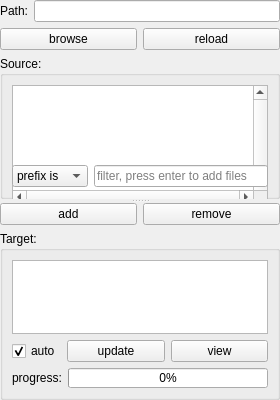
         <widget class="QSplitter" name="splitter">
          <property name="sizePolicy">
           <sizepolicy hsizetype="Expanding" vsizetype="Expanding">
            <horstretch>0</horstretch>
            <verstretch>0</verstretch>
           </sizepolicy>
          </property>
          <property name="frameShadow">
           <enum>QFrame::Plain</enum>
          </property>
          <property name="orientation">
           <enum>Qt::Vertical</enum>
          </property>
          <widget class="QWidget" name="layoutWidget">
           <layout class="QVBoxLayout" name="verticalLayout">
            <item>
             <layout class="QHBoxLayout" name="horizontalLayout_6">
              <item>
               <widget class="QLabel" name="label_2">
                <property name="sizePolicy">
                 <sizepolicy hsizetype="Minimum" vsizetype="Preferred">
                  <horstretch>0</horstretch>
                  <verstretch>0</verstretch>
                 </sizepolicy>
                </property>
                <property name="text">
                 <string>Path:</string>
                </property>
               </widget>
              </item>
              <item>
               <widget class="QLineEdit" name="work_dir">
                <property name="minimumSize">
                 <size>
                  <width>200</width>
                  <height>0</height>
                 </size>
                </property>
                <property name="maximumSize">
                 <size>
                  <width>16777215</width>
                  <height>16777215</height>
                 </size>
                </property>
                <property name="clearButtonEnabled">
                 <bool>true</bool>
                </property>
               </widget>
              </item>
             </layout>
            </item>
            <item>
             <layout class="QHBoxLayout" name="horizontalLayout_2">
              <item>
               <widget class="QPushButton" name="pushButton">
                <property name="sizePolicy">
                 <sizepolicy hsizetype="Expanding" vsizetype="Fixed">
                  <horstretch>0</horstretch>
                  <verstretch>0</verstretch>
                 </sizepolicy>
                </property>
                <property name="text">
                 <string>browse</string>
                </property>
               </widget>
              </item>
              <item>
               <widget class="QPushButton" name="pushButton_11">
                <property name="sizePolicy">
                 <sizepolicy hsizetype="Expanding" vsizetype="Fixed">
                  <horstretch>0</horstretch>
                  <verstretch>0</verstretch>
                 </sizepolicy>
                </property>
                <property name="text">
                 <string>reload</string>
                </property>
               </widget>
              </item>
             </layout>
            </item>
            <item>
             <widget class="QGroupBox" name="box_source">
              <property name="sizePolicy">
               <sizepolicy hsizetype="Expanding" vsizetype="Expanding">
                <horstretch>20</horstretch>
                <verstretch>0</verstretch>
               </sizepolicy>
              </property>
              <property name="minimumSize">
               <size>
                <width>0</width>
                <height>80</height>
               </size>
              </property>
              <property name="maximumSize">
               <size>
                <width>16777215</width>
                <height>16777215</height>
               </size>
              </property>
              <property name="title">
               <string>Source:</string>
              </property>
              <layout class="QGridLayout" name="gridLayout_5">
               <item row="0" column="0">
                <widget class="QListWidget" name="list_view_source">
                 <property name="sizePolicy">
                  <sizepolicy hsizetype="Expanding" vsizetype="Expanding">
                   <horstretch>100</horstretch>
                   <verstretch>100</verstretch>
                  </sizepolicy>
                 </property>
                 <property name="minimumSize">
                  <size>
                   <width>0</width>
                   <height>120</height>
                  </size>
                 </property>
                 <property name="verticalScrollBarPolicy">
                  <enum>Qt::ScrollBarAlwaysOn</enum>
                 </property>
                 <property name="horizontalScrollBarPolicy">
                  <enum>Qt::ScrollBarAlwaysOn</enum>
                 </property>
                 <property name="editTriggers">
                  <set>QAbstractItemView::NoEditTriggers</set>
                 </property>
                 <property name="alternatingRowColors">
                  <bool>true</bool>
                 </property>
                 <property name="selectionMode">
                  <enum>QAbstractItemView::ContiguousSelection</enum>
                 </property>
                </widget>
               </item>
               <item row="1" column="0">
                <layout class="QHBoxLayout" name="horizontalLayout_8">
                 <item>
                  <widget class="QComboBox" name="filter_type">
                   <item>
                    <property name="text">
                     <string>prefix is</string>
                    </property>
            </item>
                   <item>
                    <property name="text">
                     <string>contains</string>
                    </property>
                   </item>
          </widget>
                 </item>
            <item>
             <widget class="QLineEdit" name="filter_str">
                   <property name="sizePolicy">
                    <sizepolicy hsizetype="Expanding" vsizetype="Fixed">
                     <horstretch>0</horstretch>
                     <verstretch>0</verstretch>
                    </sizepolicy>
                   </property>
              <property name="maximumSize">
               <size>
                     <width>16777215</width>
                <height>100</height>
               </size>
              </property>
              <property name="placeholderText">
                    <string>filter, press enter to add files</string>
              </property>
              <property name="clearButtonEnabled">
               <bool>true</bool>
              </property>
             </widget>
            </item>
                </layout>
               </item>
              </layout>
             </widget>
            </item>
           </layout>
          </widget>
          <widget class="QWidget" name="layoutWidget">
           <layout class="QVBoxLayout" name="verticalLayout_2">
            <item>
             <layout class="QHBoxLayout" name="horizontalLayout">
              <item>
               <widget class="QPushButton" name="pushButton_2">
                <property name="sizePolicy">
                 <sizepolicy hsizetype="Expanding" vsizetype="Fixed">
                  <horstretch>0</horstretch>
                  <verstretch>0</verstretch>
                 </sizepolicy>
                </property>
                <property name="maximumSize">
                 <size>
                  <width>16777215</width>
                  <height>16777215</height>
                 </size>
                </property>
                <property name="text">
                 <string>add</string>
                </property>
               </widget>
              </item>
              <item>
               <widget class="QPushButton" name="pushButton_3">
                <property name="sizePolicy">
                 <sizepolicy hsizetype="Expanding" vsizetype="Fixed">
                  <horstretch>0</horstretch>
                  <verstretch>0</verstretch>
                 </sizepolicy>
                </property>
                <property name="maximumSize">
                 <size>
                  <width>16777215</width>
                  <height>16777215</height>
                 </size>
                </property>
                <property name="text">
                 <string>remove</string>
                </property>
               </widget>
              </item>
             </layout>
            </item>
            <item>
             <widget class="QGroupBox" name="box_target">
              <property name="sizePolicy">
               <sizepolicy hsizetype="Expanding" vsizetype="Expanding">
                <horstretch>0</horstretch>
                <verstretch>0</verstretch>
               </sizepolicy>
              </property>
              <property name="minimumSize">
               <size>
                <width>0</width>
                <height>120</height>
               </size>
              </property>
              <property name="maximumSize">
               <size>
                <width>16777215</width>
                <height>16777215</height>
               </size>
              </property>
              <property name="title">
               <string>Target:</string>
              </property>
              <layout class="QGridLayout" name="gridLayout_4">
               <item row="0" column="0">
                <widget class="QListWidget" name="list_view_target">
                 <property name="sizePolicy">
                  <sizepolicy hsizetype="Expanding" vsizetype="Expanding">
                   <horstretch>100</horstretch>
                   <verstretch>100</verstretch>
                  </sizepolicy>
                 </property>
                 <property name="editTriggers">
                  <set>QAbstractItemView::DoubleClicked|QAbstractItemView::EditKeyPressed</set>
                 </property>
                 <property name="dragEnabled">
                  <bool>true</bool>
                 </property>
                 <property name="dragDropMode">
                  <enum>QAbstractItemView::InternalMove</enum>
                 </property>
                 <property name="defaultDropAction">
                  <enum>Qt::MoveAction</enum>
                 </property>
                 <property name="alternatingRowColors">
                  <bool>true</bool>
                 </property>
                 <property name="selectionMode">
                  <enum>QAbstractItemView::ContiguousSelection</enum>
                 </property>
                </widget>
               </item>
               <item row="1" column="0">
                <layout class="QHBoxLayout" name="horizontalLayout_7">
                 <item>
                  <widget class="QCheckBox" name="box_auto_update">
                   <property name="text">
                    <string>auto</string>
                   </property>
                   <property name="checked">
                    <bool>true</bool>
                   </property>
                  </widget>
                 </item>
                 <item>
                  <widget class="QPushButton" name="btn_load_data">
                   <property name="enabled">
                    <bool>true</bool>
                   </property>
                   <property name="sizePolicy">
                    <sizepolicy hsizetype="Expanding" vsizetype="Fixed">
                     <horstretch>0</horstretch>
                     <verstretch>0</verstretch>
                    </sizepolicy>
                   </property>
                   <property name="text">
                    <string>update</string>
                   </property>
                  </widget>
                 </item>
                 <item>
                  <widget class="QPushButton" name="pushButton_13">
                   <property name="sizePolicy">
                    <sizepolicy hsizetype="Expanding" vsizetype="Fixed">
                     <horstretch>0</horstretch>
                     <verstretch>0</verstretch>
                    </sizepolicy>
                   </property>
                   <property name="text">
                    <string>view</string>
                   </property>
                  </widget>
                 </item>
                </layout>
               </item>
               <item row="2" column="0">
                <layout class="QHBoxLayout" name="horizontalLayout_9">
                 <item>
                  <widget class="QLabel" name="label_30">
                   <property name="text">
                    <string>progress:</string>
                   </property>
                  </widget>
                 </item>
                 <item>
                  <widget class="QProgressBar" name="progress_bar">
                   <property name="maximumSize">
                    <size>
                     <width>16777215</width>
                     <height>20</height>
                    </size>
                   </property>
                   <property name="value">
                    <number>0</number>
                   </property>
                  </widget>
                 </item>
                </layout>
               </item>
              </layout>
             </widget>
            </item>
           </layout>
          </widget>
         </widget>
